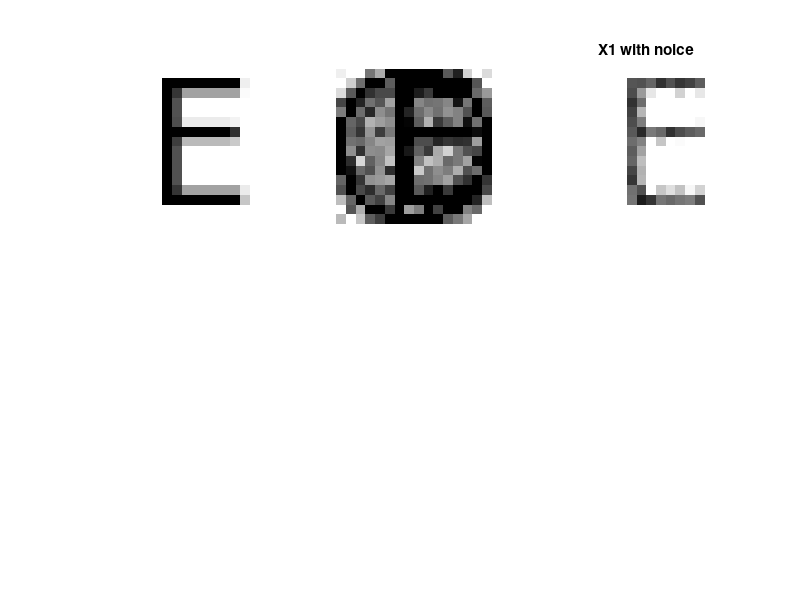
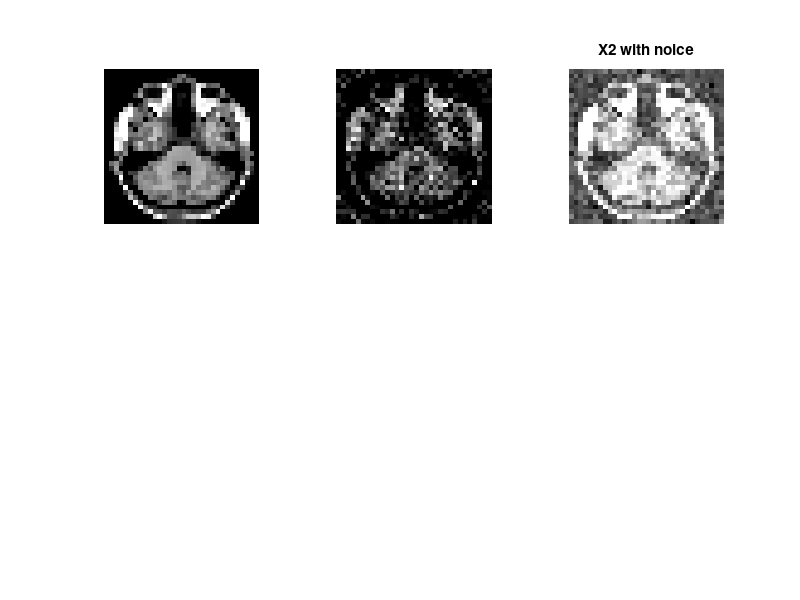

The MATLAB script that drew these images, in order:
%Load the dataset char_c1.mat and mri_c1.mat given on the lab webpage
clear all;
close all;
%%Part 1- Character images
load char_c1.mat;
A=Achar;
%you can choose any column out of the given 7 columns
%Every column corresponds to an image
b=Bchar(:,4);
x1=A\b; %using built-in routine
x1=reshape(x1,[16,16])'; %Every image is 16*16 so you need to reshape the falttened images
%x1=imresize(x1,10); %You can use the following code to resize your image
f1 = figure;
subplot(2, 3, 1);
imshow(x1)
%%Let us add some random noise to the A matrix
A=imnoise(A,'gaussian',0.3);
x=A\b;
x=reshape(x,[16,16])';
figure(f1);
subplot(2, 3, 2);
imshow(x)
%%% Now add the same gaussian noise to the image x1 and write down your
%%% observation. Which image is closer to the original image? What could be
%%% the reason behind this?

%%% ################# Enter your code here ######## %%%
x1 = imnoise(x1,'gaussian',0.3);
figure(f1);
subplot(2, 3, 3);
imshow(x1);
title('X1 with noice');
%%% ################# END #################### %%



%% Part 2- For MRI images
load mri_c1.mat
A=Amri;
%you can choose any column out of the given 10 columns
%Every column corresponds to a slice of the CT image
b=Bmri(:,9);
x2=A\b; %using built-in routine
x2=reshape(x2,[32,32])';
%x2=imresize(x2,10); %You can use the following code to resize your image
f2 = figure;
subplot(2, 3, 1);
imshow(x2)

%%Let us add some random noise to the A matrix
A=imnoise(A,'gaussian',0.3);
x=A\b;
x=reshape(x,[32,32])';
figure(f2);
subplot(2, 3, 2);
imshow(x)
%%% Now add the same gaussian noise to the image x2 and write down your
%%% observation. Which image is closer to the original image? What could be
%%% the reason behind this?

%%% ################# Enter your code here ######## %%%
x2=imnoise(x2,'gaussian',0.3);
figure(f2);
subplot(2, 3, 3);
imshow(x2);
title('X2 with noice');
%%% ################# END #################### %%


%% Character Data
%%%% One of the datasets, char_c1.mat, contains sequence letters. What word does it spell out?

%%% ################# Enter your code here ######## %%%
%run lab1 q3_3b
%%% ################# END #################### %%